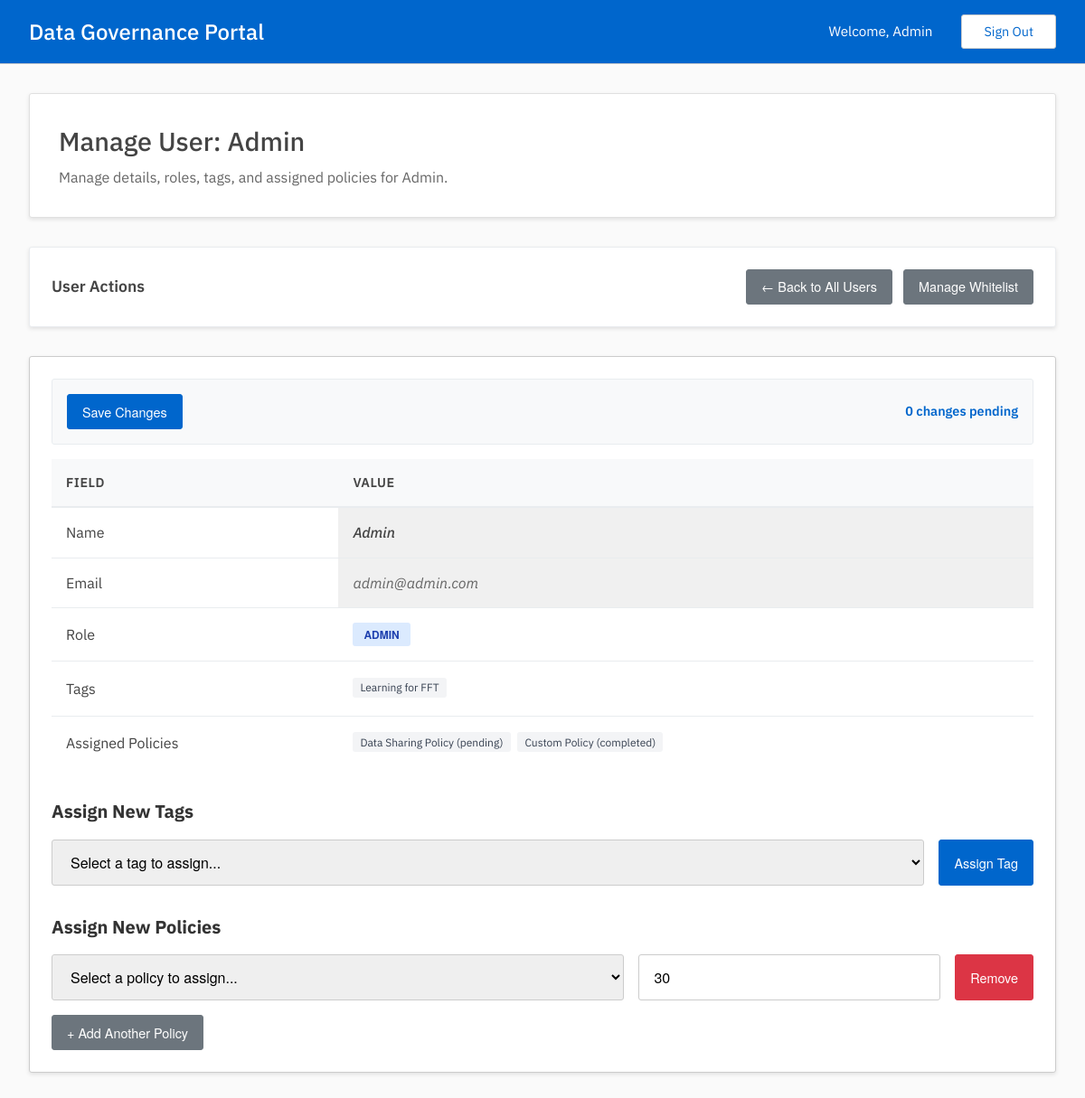
The app's page /admin/manage_users/604147bc-83a2-4abc-b8df-1f1a7e721cee (signed in) with its own data.
### tables this page shows
CREATE TABLE users(
        uuid TEXT UNIQUE NOT NULL PRIMARY KEY,
        email TEXT UNIQUE NOT NULL,
        password_hash TEXT NOT NULL,
        name TEXT NOT NULL,
        is_admin INTEGER NOT NULL DEFAULT 0
        );

CREATE TABLE tags(
        uuid TEXT UNIQUE NOT NULL PRIMARY KEY,
        name TEXT NOT NULL UNIQUE,
        description TEXT,
        members TEXT
        );

CREATE TABLE assignments(
        uuid TEXT UNIQUE NOT NULL PRIMARY KEY,
        user TEXT NOT NULL,
        policy TEXT NOT NULL,
        assigned_at INTEGER,
        timeframe_seconds INTEGER,
        completed_at INTEGER,
        FOREIGN KEY (user) REFERENCES users(uuid) ON DELETE CASCADE ON UPDATE CASCADE,
        FOREIGN KEY (policy) REFERENCES policies(uuid) ON DELETE CASCADE ON UPDATE CASCADE
        );

CREATE TABLE policies(
        uuid TEXT UNIQUE NOT NULL PRIMARY KEY,
        name TEXT UNIQUE NOT NULL,
        description TEXT,
        pdf_link TEXT
        );

### admin.py (the view, shortened to what this page needs)
@admin.route('/manage_users/<user_uuid>', methods=['GET', 'POST'])
@admin_required
def manage_single_user(user_uuid):
    user_result = read_get_user(uuid=user_uuid)
    if user_result['status'] != '200':
        flash('User not found.', 'error')
        return redirect(url_for('admin.manage_users'))
    user_info = user_result['data']
    user_with_tags_result = get_users_with_tags()
    user_info_with_tags = next((u for u in user_with_tags_result['data'] if u['uuid'] == user_uuid), None)
    if not user_info_with_tags:
        flash('User not found or tags could not be loaded.', 'error')
        return redirect(url_for('admin.manage_users'))
    user_assignments_result = get_user_assignments(user_uuid)
    user_info_with_tags['assignments'] = user_assignments_result['data'] if user_assignments_result['status'] == '200' else []
    all_policies_result = read_get_policies()
    all_policies = all_policies_result['data'] if all_policies_result['status'] == '200' else []
    assigned_policy_uuids = {a['policy'] for a in user_info_with_tags['assignments']}
    available_policies = [p for p in all_policies if p['uuid'] not in assigned_policy_uuids]
    all_tags_result = read_get_tags()
    all_tags = all_tags_result['data'] if all_tags_result['status'] == '200' else []
    assigned_tag_uuids = {t['uuid'] for t in user_info_with_tags['tags']}
    available_tags = [t for t in all_tags if t['uuid'] not in assigned_tag_uuids]
    return render_template('admin/manage_users/manage_single_user.html',
                           user=user_info_with_tags,
                           available_policies=available_policies,
                           available_tags=available_tags)

### auth.py (called while the page is built)
def admin_required(f):
    @wraps(f)
    def wrap(*args, **kwargs):
        if session['user']['is_admin']:
            return f(*args, **kwargs)
        else:
            print("403: User is not an admin.")
            return redirect(url_for('user.dashboard'))
    return wrap

### db.py (called while the page is built, shortened)
def get_conn_curs():
    conn = sqlite3.connect(DATABASE)
    conn.row_factory = sqlite3.Row
    curs = conn.cursor()
    curs.execute("PRAGMA foreign_keys = ON")
    return conn, curs

def commit_close(conn, curs):
    conn.commit()
    curs.close()
    conn.close()

def get_user(uuid=None, email=None):
    conn, curs = get_conn_curs()
    if uuid:
        curs.execute("SELECT * FROM users WHERE uuid = ?", (uuid,))
    elif email:
        curs.execute("SELECT * FROM users WHERE email = ?", (email,))
    user = curs.fetchone()
    commit_close(conn, curs)
    if not user:
        return {
            "status": "404",
            "message": "User not found",
            "data": None
            }
    return {
        "status": "200",
        "message": "User found successfully",
        "data": dict(user)
        }

def get_policies():
    conn, curs = get_conn_curs()
    curs.execute("SELECT * FROM policies")
    policies = curs.fetchall()
    commit_close(conn, curs)
    return {
        "status": "200",
        "message": "Policies found successfully",
        "data": policies
        }

def get_user_assignments(user_uuid):
    conn, curs = get_conn_curs()
    curs.execute("""
        SELECT a.*, p.name as policy_name,
               CASE
                   WHEN a.completed_at IS NOT NULL THEN 'completed'
                   WHEN (a.assigned_at + a.timeframe_seconds) < ? THEN 'overdue'
                   ELSE 'pending'
               END as status,
               (a.assigned_at + a.timeframe_seconds) as due_date
        FROM assignments a
        JOIN policies p ON a.policy = p.uuid
        WHERE a.user = ?
        ORDER BY a.assigned_at DESC
    """, (generate_timestamp(), user_uuid))
    assignments = curs.fetchall()
    commit_close(conn, curs)
    return {
        "status": "200",
        "message": "Assignments found successfully",
        "data": [dict(assignment) for assignment in assignments]
    }

### utils.py (called while the page is built)
def generate_timestamp():
    return int(time.time())

### templates/admin/manage_users/manage_single_user.html (shortened to what this page needs)
{% extends "base.html" %}
{% block content %}
<div class="dashboard-header">
    <h2>Manage User: {{ user.name }}</h2>
    <p>Manage details, roles, tags, and assigned policies for {{ user.name }}.</p>
</div>
<div class="quick-actions">
    <h3 class="quick-actions-title">User Actions</h3>
    <div class="quick-actions-buttons">
        <a href="{{ url_for('admin.manage_users') }}" class="btn btn-secondary">
            ← Back to All Users
        </a>
        <a href="{{ url_for('admin.whitelist') }}" class="btn btn-secondary">
            Manage Whitelist
        </a>
    </div>
</div>
<div class="table-container">
    <form method="POST" id="singleUserManagementForm">
        <div class="bulk-actions">
            <button type="submit" class="btn btn-action" id="saveChangesBtn" disabled>Save Changes</button>
            <span class="selected-count" id="changesCount">0 changes pending</span>
        </div>
        <table class="data-table">
            <thead>
                <tr>
                    <th>Field</th>
                    <th>Value</th>
                </tr>
            </thead>
            <tbody>
                <tr>
                    <td>Name</td>
                    <td class="uneditable-field"><div style="font-weight: 500;">{{ user.name }}</div></td>
                </tr>
                <tr>
                    <td>Email</td>
                    <td class="uneditable-field" style="color: #666;">{{ user.email }}</td>
                </tr>
                <tr>
                    <td>Role</td>
                    <td>
                        <button type="button" class="btn btn-sm role-toggle-btn {{ 'role-admin' if user.is_admin else 'role-user' }}"
                                data-user-uuid="{{ user.uuid }}" data-is-admin="{{ user.is_admin }}"
                                onclick="toggleAdminStatus(this)">
                            {{ 'Admin' if user.is_admin else 'User' }}
                        </button>
                    </td>
                </tr>
                <tr>
                    <td>Tags</td>
                    <td>
                        <div class="tags-container">
                            {% if user.tags %}
                                {% for tag in user.tags %}
                                    <span class="tag-item" data-tag-uuid="{{ tag.uuid }}" onclick="markForRemoval(this, 'tag', '{{ user.uuid }}', '{{ tag.uuid }}')">
                                        {{ tag.name }}
                                    </span>
                                {% endfor %}
                            {% else %}
                                <span style="color: #aaa; font-size: 0.85rem;">No tags</span>
                            {% endif %}
                        </div>
                    </td>
                </tr>
                <tr>
                    <td>Assigned Policies</td>
                    <td>
                        <div class="policies-container">
                            {% if user.assignments %}
                                {% for assignment in user.assignments %}
                                    <span class="policy-item" data-assignment-uuid="{{ assignment.uuid }}" onclick="markForRemoval(this, 'policy', '{{ user.uuid }}', '{{ assignment.uuid }}')">
                                        {{ assignment.policy_name }} ({{ assignment.status }})
                                    </span>
                                {% endfor %}
                            {% else %}
                                <span style="color: #aaa; font-size: 0.85rem;">No policies assigned</span>
                            {% endif %}
                        </div>
                    </td>
                </tr>
            </tbody>
        </table>
        <h3 style="color: #333; margin-top: 2rem; margin-bottom: 1rem; font-size: 1.25rem;">Assign New Tags</h3>
        <div style="display: flex; gap: 1rem; margin-bottom: 1rem;">
            <select name="new_tag_to_assign" class="form-input" style="flex: 2;">
                <option value="">Select a tag to assign...</option>
            </select>
            <button type="button" class="btn btn-action" onclick="assignTag()" {% if not available_tags %}disabled{% endif %}>Assign Tag</button>
        </div>
        <h3 style="color: #333; margin-top: 2rem; margin-bottom: 1rem; font-size: 1.25rem;">Assign New Policies</h3>
        <div id="newPolicyAssignments">
            <div class="new-policy-row" style="display: flex; gap: 1rem; margin-bottom: 1rem;">
                <select name="new_policy_uuid" class="form-input" style="flex: 2;">
                    <option value="">Select a policy to assign...</option>
                </select>
                <input type="number" name="new_policy_timeframe_0" class="form-input" placeholder="Days" min="1" value="30" style="flex: 1;">
                <button type="button" class="btn btn-danger" onclick="removePolicyRow(this)">Remove</button>
            </div>
        </div>
        <button type="button" class="btn btn-secondary" onclick="addPolicyRow()">+ Add Another Policy</button>
    </form>
</div>
{% endblock %}

### templates/base.html (shortened to what this page needs)
<!DOCTYPE html>
<html lang="en">
<head>
    <link rel="stylesheet" href="{{ url_for('static', filename='styles.css') }}">
</head>
<body>
    {% if session.get('user') %}
    <header class="header">
        <div class="header-content">
            <div class="header-left">
                <h1>Data Governance Portal</h1>
            </div>
            <div class="header-right">
                <span class="welcome-text">Welcome, {{ session['user']['name'] }}</span>
                <a href="{{ url_for('login') }}" class="sign-out-btn">Sign Out</a>
            </div>
        </div>
    </header>
    {% endif %}
    <main class="main-content">
        {% block content %}{% endblock %}
    </main>
</body>
</html>

### static/styles.css (style rules this page uses)
* { margin: 0; padding: 0; box-sizing: border-box; }
body { font-family: 'IBM Plex Sans'; color: #444; line-height: 1.42; min-height: 100vh; display: flex; flex-direction: column; background-color: #fafafa; }
.header { background-color: #06c; color: white; padding: 1rem 0; box-shadow: rgba(0,0,0,0.2) 0 2px 8px; border-bottom: 1px solid #ccc; }
.header-content { max-width: 1200px; margin: 0 auto; color: white; padding: 0 2rem; display: flex; justify-content: space-between; align-items: center; }
.header-left { display: flex; align-items: center; gap: 0.5rem; }
.header h1 { font-size: 1.5rem; font-weight: 500; color: white; }
.header-right { display: flex; align-items: center; gap: 2rem; }
.welcome-text { font-size: 0.95rem; color: white; }
.sign-out-btn { background-color: transparent; color: #06c; border: 1px solid #ccc; padding: 0.5rem 1.5rem; border-radius: 3px; text-decoration: none; transition: all 0.3s ease; font-size: 0.9rem; background-color: white; }
.main-content { flex: 1; max-width: 1200px; width: 100%; margin: 0 auto; background-color: #fafafa; padding: 2rem; }
.form-input { padding: 0.75rem 1rem; border: 1px solid #ccc; border-radius: 3px; font-size: 1rem; transition: border-color 0.3s ease; font-family: 'Helvetica Neue', 'Helvetica', 'Arial', sans-serif; }
.dashboard-header { background-color: white; padding: 2rem; border-radius: 3px; margin-bottom: 2rem; box-shadow: rgba(0,0,0,0.1) 0 2px 4px; border: 1px solid #e0e0e0; }
.dashboard-header h2 { color: #444; font-size: 1.8rem; margin-bottom: 0.5rem; font-weight: 500; }
.dashboard-header p { color: #666; font-size: 1rem; }
.table-container { background-color: white; border-radius: 3px; padding: 1.5rem; box-shadow: rgba(0,0,0,0.1) 0 2px 4px; border: 1px solid #ccc; overflow-x: auto; }
.data-table { width: 100%; border-collapse: collapse; }
.data-table th { background-color: #f8f9fa; color: #444; font-weight: 600; text-align: left; padding: 1rem; border-bottom: 2px solid #e9ecef; font-size: 0.9rem; text-transform: uppercase; letter-spacing: 0.5px; }
.data-table td { padding: 1rem; border-bottom: 1px solid #e9ecef; color: #444; }
.data-table tr:last-child td { border-bottom: none; }
.btn { padding: 0.5rem 1rem; border-radius: 3px; text-decoration: none; font-size: 0.9rem; cursor: pointer; transition: all 0.3s ease; border: 1px solid transparent; display: inline-block; text-align: center; font-family: 'Helvetica Neue', 'Helvetica', 'Arial', sans-serif; }
.btn-action { background-color: #06c; color: white; border-color: #06c; }
.btn-secondary { background-color: #6c757d; color: white; border-color: #6c757d; }
.btn-danger { background-color: #dc3545; color: white; border-color: #dc3545; }
.bulk-actions { display: flex; gap: 1rem; align-items: center; margin-bottom: 1rem; padding: 1rem; background: #f8f9fa; border-radius: 3px; border: 1px solid #e9ecef; }
.selected-count { color: #06c; font-weight: 600; font-size: 0.9rem; margin-left: auto; }
.role-admin { background: #dbeafe; color: #1e40af; }
.quick-actions { background: white; border-radius: 3px; padding: 1.5rem; margin-bottom: 2rem; box-shadow: rgba(0,0,0,0.1) 0 2px 4px; border: 1px solid #e9ecef; display: flex; justify-content: space-between; align-items: center; flex-wrap: wrap; gap: 1rem; }
.quick-actions-title { font-size: 1.1rem; font-weight: 600; color: #444; }
.quick-actions-buttons { display: flex; gap: 0.75rem; flex-wrap: wrap; }
.uneditable-field { background-color: #f0f0f0; font-style: italic; color: #888; }

### records on screen
users: user.name "Admin", name "Admin", email "admin@admin.com", is_admin "ADMIN"
tags: name "Learning for FFT"
assignments: policy_name "Data Sharing Policy", status "pending"
assignments: policy_name "Custom Policy", status "completed"
